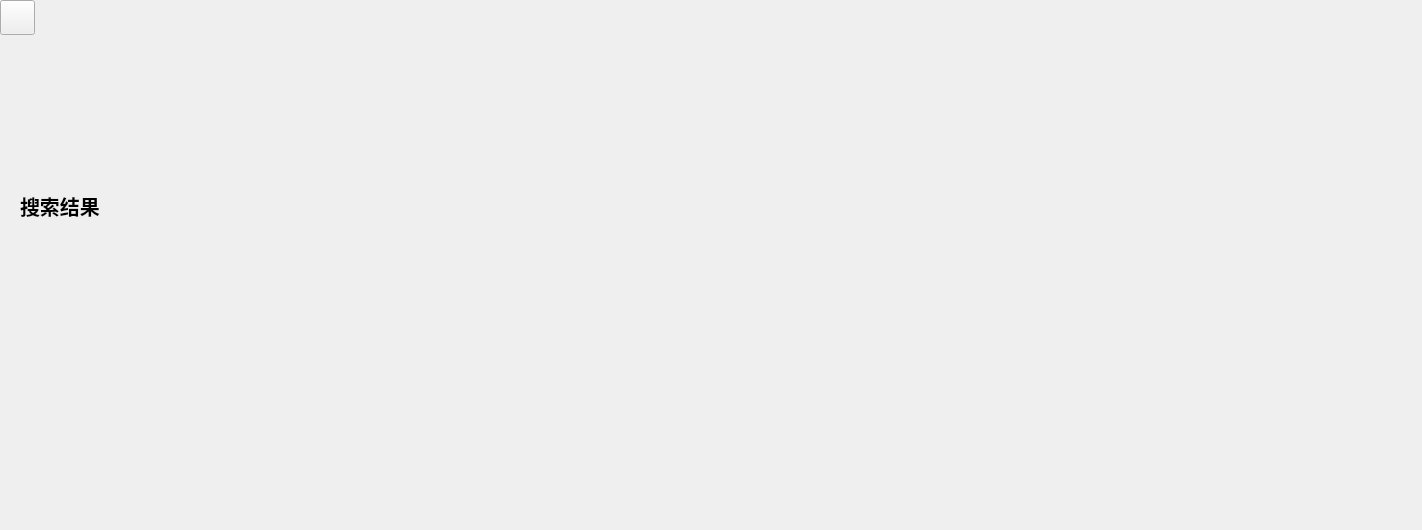
<?xml version="1.0" encoding="UTF-8"?>
<ui version="4.0">
 <class>ResultWindow</class>
 <widget class="QMainWindow" name="ResultWindow">
  <property name="geometry">
   <rect>
    <x>0</x>
    <y>0</y>
    <width>1422</width>
    <height>530</height>
   </rect>
  </property>
  <property name="windowTitle">
   <string>搜索结果</string>
  </property>
  <property name="windowIcon">
   <iconset resource="res.qrc">
    <normaloff>:/images/photo.png</normaloff>:/images/photo.png</iconset>
  </property>
  <property name="autoFillBackground">
   <bool>false</bool>
  </property>
  <property name="styleSheet">
   <string notr="true"/>
  </property>
  <widget class="QWidget" name="centralwidget">
   <property name="styleSheet">
    <string notr="true"/>
   </property>
   <widget class="QPushButton" name="pushButton">
    <property name="geometry">
     <rect>
      <x>0</x>
      <y>0</y>
      <width>35</width>
      <height>35</height>
     </rect>
    </property>
    <property name="styleSheet">
     <string notr="true">border-image: url(:/images/back.jpg);</string>
    </property>
    <property name="text">
     <string/>
    </property>
    <property name="flat">
     <bool>false</bool>
    </property>
   </widget>
   <widget class="QLabel" name="label_2">
    <property name="geometry">
     <rect>
      <x>20</x>
      <y>45</y>
      <width>150</width>
      <height>150</height>
     </rect>
    </property>
    <property name="text">
     <string/>
    </property>
   </widget>
   <widget class="QLabel" name="label_3">
    <property name="geometry">
     <rect>
      <x>20</x>
      <y>230</y>
      <width>150</width>
      <height>150</height>
     </rect>
    </property>
    <property name="text">
     <string/>
    </property>
   </widget>
   <widget class="QLabel" name="label_4">
    <property name="geometry">
     <rect>
      <x>320</x>
      <y>230</y>
      <width>150</width>
      <height>150</height>
     </rect>
    </property>
    <property name="text">
     <string/>
    </property>
   </widget>
   <widget class="QLabel" name="label_5">
    <property name="enabled">
     <bool>true</bool>
    </property>
    <property name="geometry">
     <rect>
      <x>620</x>
      <y>230</y>
      <width>150</width>
      <height>150</height>
     </rect>
    </property>
    <property name="text">
     <string/>
    </property>
   </widget>
   <widget class="QLabel" name="label_6">
    <property name="geometry">
     <rect>
      <x>920</x>
      <y>230</y>
      <width>150</width>
      <height>150</height>
     </rect>
    </property>
    <property name="text">
     <string/>
    </property>
   </widget>
   <widget class="QLabel" name="label_7">
    <property name="geometry">
     <rect>
      <x>1220</x>
      <y>230</y>
      <width>150</width>
      <height>150</height>
     </rect>
    </property>
    <property name="text">
     <string/>
    </property>
   </widget>
   <widget class="QLabel" name="label_8">
    <property name="geometry">
     <rect>
      <x>20</x>
      <y>380</y>
      <width>150</width>
      <height>150</height>
     </rect>
    </property>
    <property name="text">
     <string/>
    </property>
   </widget>
   <widget class="QLabel" name="label_10">
    <property name="geometry">
     <rect>
      <x>20</x>
      <y>190</y>
      <width>81</width>
      <height>31</height>
     </rect>
    </property>
    <property name="font">
     <font>
      <pointsize>15</pointsize>
      <weight>75</weight>
      <bold>true</bold>
     </font>
    </property>
    <property name="text">
     <string>搜索结果</string>
    </property>
    <property name="textFormat">
     <enum>Qt::AutoText</enum>
    </property>
   </widget>
   <widget class="QLabel" name="label">
    <property name="geometry">
     <rect>
      <x>0</x>
      <y>0</y>
      <width>1422</width>
      <height>121</height>
     </rect>
    </property>
    <property name="styleSheet">
     <string notr="true">border-image: url(:/images/black.png);</string>
    </property>
    <property name="text">
     <string/>
    </property>
   </widget>
   <widget class="QLabel" name="label_9">
    <property name="geometry">
     <rect>
      <x>320</x>
      <y>380</y>
      <width>150</width>
      <height>150</height>
     </rect>
    </property>
    <property name="text">
     <string/>
    </property>
   </widget>
   <widget class="QLabel" name="label_11">
    <property name="geometry">
     <rect>
      <x>620</x>
      <y>380</y>
      <width>150</width>
      <height>150</height>
     </rect>
    </property>
    <property name="text">
     <string/>
    </property>
   </widget>
   <widget class="QLabel" name="label_12">
    <property name="geometry">
     <rect>
      <x>920</x>
      <y>380</y>
      <width>150</width>
      <height>150</height>
     </rect>
    </property>
    <property name="text">
     <string/>
    </property>
   </widget>
   <widget class="QLabel" name="label_13">
    <property name="geometry">
     <rect>
      <x>1220</x>
      <y>380</y>
      <width>150</width>
      <height>150</height>
     </rect>
    </property>
    <property name="text">
     <string/>
    </property>
   </widget>
   <zorder>label_6</zorder>
   <zorder>label_7</zorder>
   <zorder>label_8</zorder>
   <zorder>label_10</zorder>
   <zorder>label_3</zorder>
   <zorder>label_5</zorder>
   <zorder>label_4</zorder>
   <zorder>label</zorder>
   <zorder>label_2</zorder>
   <zorder>pushButton</zorder>
   <zorder>label_9</zorder>
   <zorder>label_11</zorder>
   <zorder>label_12</zorder>
   <zorder>label_13</zorder>
  </widget>
 </widget>
 <resources>
  <include location="res.qrc"/>
 </resources>
 <connections/>
</ui>
